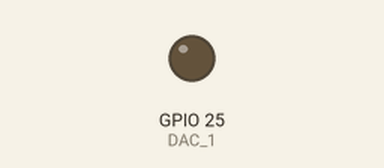
This sketch was run on a simulated ESP32. Shown: output pins drawn as LEDs (lit = HIGH).

Above: at 0.0 s.
At 1.3 s:
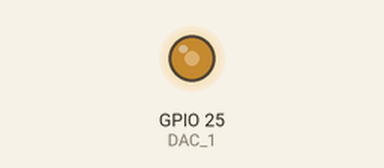
Timing chart, 0 to 2.8 s (numbered marks = the images above):
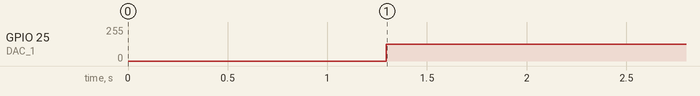

The sketch:

roco_audio.ino
```cpp
#include "audiodata.h"

#define DAC_1 25

int wavCounter;

hw_timer_t * timer = NULL;
volatile SemaphoreHandle_t timerSemaphore;

void IRAM_ATTR onTimer(){
  // Increment the counter and set the time of ISR
  // Give a semaphore that we can check in the loop
  xSemaphoreGiveFromISR(timerSemaphore, NULL);
  if(wavCounter < sound_length) dacWrite(DAC_1, sound_data[wavCounter++]);
}

void setup() {
  // Create semaphore to inform us when the timer has fired
  timerSemaphore = xSemaphoreCreateBinary();

  // Use 1st timer of 4 (counted from zero).
  // Set 80 divider for prescaler (see ESP32 Technical Reference Manual for more
  // info).
  timer = timerBegin(0, 80, true);

  // Attach onTimer function to our timer.
  timerAttachInterrupt(timer, &onTimer, true);

  // Set alarm to call onTimer function every second (value in microseconds).
  // Repeat the alarm (third parameter)
  timerAlarmWrite(timer, 124, true);

  // Start an alarm
  timerAlarmEnable(timer);

  wavCounter = 0;
}

void loop() {

}
```

Source omitted: audiodata.h (data table, 60708 bytes)

Measured:
- by itself, GPIO 25 (DAC_1): 0/255 → 127/255 at 1.3 s
